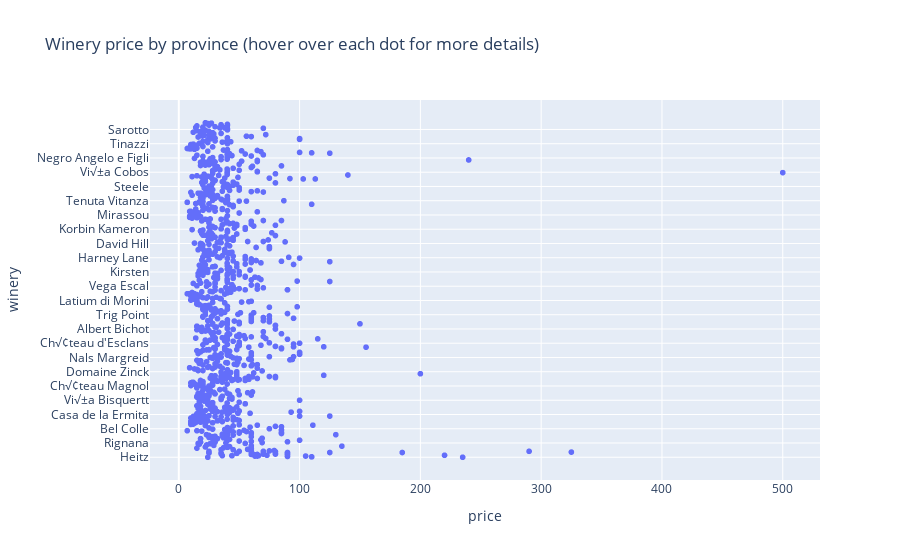

The cell this chart's notebook holds for it:
### Markdown cell above
- Visualisation on wine variety and price

### Code cell
fig= px.scatter(wine, x='price', y='winery', hover_name='province',
    title='Winery price by province (hover over each dot for more details)')
fig.show()
# The most expensive variety is Red Blend priced 500

### Figure 1 — Plotly figure (JSON) as saved in the notebook; plotly's stock layout.template omitted (floating-point values rounded to 4 significant figures; data arrays with more than 128 entries replaced by an {"elided": "..."} marker saying what was removed)
{"data": [{"hovertemplate": "<b>%{hovertext}</b><br><br>price=%{x}<br>winery=%{y}<extra></extra>", "hovertext": {"elided": "1103 str values"}, "legendgroup": "", "marker": {"color": "#636efa", "symbol": "circle"}, "mode": "markers", "name": "", "showlegend": false, "type": "scattergl", "x": {"elided": "1103 float values"}, "xaxis": "x", "y": {"elided": "1103 str values"}, "yaxis": "y"}], "layout": {"legend": {"tracegroupgap": 0}, "title": {"text": "Winery price by province (hover over each dot for more details)"}, "xaxis": {"anchor": "y", "domain": [0, 1], "title": {"text": "price"}}, "yaxis": {"anchor": "x", "domain": [0, 1], "title": {"text": "winery"}}}}
